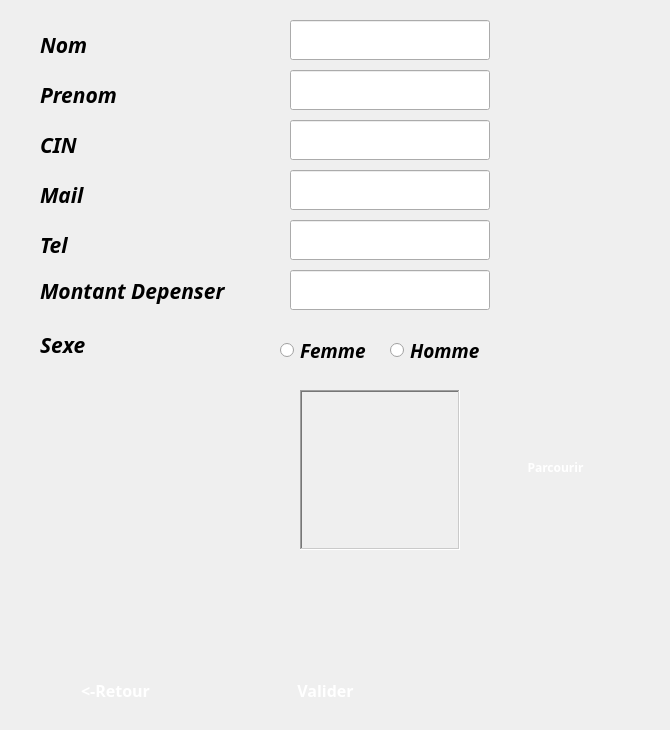
    <widget class="QWidget" name="page_ajout">
     <widget class="QLabel" name="label">
      <property name="geometry">
       <rect>
        <x>40</x>
        <y>30</y>
        <width>240</width>
        <height>30</height>
       </rect>
      </property>
      <property name="font">
       <font>
        <family>Playfair Display ExtraBold</family>
        <pointsize>16</pointsize>
        <weight>75</weight>
        <italic>true</italic>
        <bold>true</bold>
       </font>
      </property>
      <property name="text">
       <string>Nom</string>
      </property>
     </widget>
     <widget class="QLabel" name="label_2">
      <property name="geometry">
       <rect>
        <x>40</x>
        <y>80</y>
        <width>240</width>
        <height>30</height>
       </rect>
      </property>
      <property name="font">
       <font>
        <family>Playfair Display ExtraBold</family>
        <pointsize>16</pointsize>
        <weight>75</weight>
        <italic>true</italic>
        <bold>true</bold>
       </font>
      </property>
      <property name="text">
       <string>Prenom</string>
      </property>
     </widget>
     <widget class="QLabel" name="label_3">
      <property name="geometry">
       <rect>
        <x>40</x>
        <y>130</y>
        <width>240</width>
        <height>30</height>
       </rect>
      </property>
      <property name="font">
       <font>
        <family>Playfair Display ExtraBold</family>
        <pointsize>16</pointsize>
        <weight>75</weight>
        <italic>true</italic>
        <bold>true</bold>
       </font>
      </property>
      <property name="text">
       <string>CIN</string>
      </property>
     </widget>
     <widget class="QLabel" name="label_4">
      <property name="geometry">
       <rect>
        <x>40</x>
        <y>180</y>
        <width>240</width>
        <height>30</height>
       </rect>
      </property>
      <property name="font">
       <font>
        <family>Playfair Display ExtraBold</family>
        <pointsize>16</pointsize>
        <weight>75</weight>
        <italic>true</italic>
        <bold>true</bold>
       </font>
      </property>
      <property name="text">
       <string>Mail</string>
      </property>
     </widget>
     <widget class="QLabel" name="label_5">
      <property name="geometry">
       <rect>
        <x>40</x>
        <y>230</y>
        <width>240</width>
        <height>30</height>
       </rect>
      </property>
      <property name="font">
       <font>
        <family>Playfair Display ExtraBold</family>
        <pointsize>16</pointsize>
        <weight>75</weight>
        <italic>true</italic>
        <bold>true</bold>
       </font>
      </property>
      <property name="text">
       <string>Tel</string>
      </property>
     </widget>
     <widget class="QLabel" name="label_6">
      <property name="geometry">
       <rect>
        <x>40</x>
        <y>270</y>
        <width>240</width>
        <height>41</height>
       </rect>
      </property>
      <property name="font">
       <font>
        <family>Playfair Display ExtraBold</family>
        <pointsize>16</pointsize>
        <weight>75</weight>
        <italic>true</italic>
        <bold>true</bold>
       </font>
      </property>
      <property name="text">
       <string>Montant Depenser</string>
      </property>
     </widget>
     <widget class="QLabel" name="label_7">
      <property name="geometry">
       <rect>
        <x>40</x>
        <y>330</y>
        <width>240</width>
        <height>30</height>
       </rect>
      </property>
      <property name="font">
       <font>
        <family>Playfair Display ExtraBold</family>
        <pointsize>16</pointsize>
        <weight>75</weight>
        <italic>true</italic>
        <bold>true</bold>
       </font>
      </property>
      <property name="text">
       <string>Sexe</string>
      </property>
     </widget>
     <widget class="QLineEdit" name="LEnom">
      <property name="geometry">
       <rect>
        <x>290</x>
        <y>20</y>
        <width>200</width>
        <height>40</height>
       </rect>
      </property>
      <property name="font">
       <font>
        <family>Segoe UI</family>
        <pointsize>14</pointsize>
        <weight>50</weight>
        <bold>false</bold>
       </font>
      </property>
     </widget>
     <widget class="QLineEdit" name="LEprenom">
      <property name="geometry">
       <rect>
        <x>290</x>
        <y>70</y>
        <width>200</width>
        <height>40</height>
       </rect>
      </property>
      <property name="font">
       <font>
        <family>Segoe UI</family>
        <pointsize>14</pointsize>
        <weight>50</weight>
        <bold>false</bold>
       </font>
      </property>
     </widget>
     <widget class="QLineEdit" name="LEcin">
      <property name="geometry">
       <rect>
        <x>290</x>
        <y>120</y>
        <width>200</width>
        <height>40</height>
       </rect>
      </property>
      <property name="font">
       <font>
        <family>Segoe UI</family>
        <pointsize>14</pointsize>
        <weight>50</weight>
        <bold>false</bold>
       </font>
      </property>
     </widget>
     <widget class="QLineEdit" name="LEmail">
      <property name="geometry">
       <rect>
        <x>290</x>
        <y>170</y>
        <width>200</width>
        <height>40</height>
       </rect>
      </property>
      <property name="font">
       <font>
        <family>Segoe UI</family>
        <pointsize>14</pointsize>
        <weight>50</weight>
        <bold>false</bold>
       </font>
      </property>
     </widget>
     <widget class="QLineEdit" name="LEtel">
      <property name="geometry">
       <rect>
        <x>290</x>
        <y>220</y>
        <width>200</width>
        <height>40</height>
       </rect>
      </property>
      <property name="font">
       <font>
        <family>Segoe UI</family>
        <pointsize>14</pointsize>
        <weight>50</weight>
        <bold>false</bold>
       </font>
      </property>
     </widget>
     <widget class="QLineEdit" name="LEmontantd">
      <property name="geometry">
       <rect>
        <x>290</x>
        <y>270</y>
        <width>200</width>
        <height>40</height>
       </rect>
      </property>
      <property name="font">
       <font>
        <family>Segoe UI</family>
        <pointsize>14</pointsize>
        <weight>50</weight>
        <bold>false</bold>
       </font>
      </property>
     </widget>
     <widget class="QPushButton" name="pushButton_3">
      <property name="geometry">
       <rect>
        <x>230</x>
        <y>670</y>
        <width>191</width>
        <height>41</height>
       </rect>
      </property>
      <property name="font">
       <font>
        <family>Playfair Display ExtraBold</family>
        <pointsize>12</pointsize>
        <weight>75</weight>
        <italic>false</italic>
        <bold>true</bold>
       </font>
      </property>
      <property name="styleSheet">
       <string notr="true">QPushButton {
            color: white;
            border-image: url(:/img/bouton.png) 3 10 3 10;

            border-top: 3px transparent;
            border-bottom: 3px transparent;
            border-right: 10px transparent;
            border-left: 10px transparent;
        }</string>
      </property>
      <property name="text">
       <string>Valider</string>
      </property>
     </widget>
     <widget class="QPushButton" name="retour_1">
      <property name="geometry">
       <rect>
        <x>20</x>
        <y>670</y>
        <width>191</width>
        <height>41</height>
       </rect>
      </property>
      <property name="font">
       <font>
        <family>Playfair Display ExtraBold</family>
        <pointsize>12</pointsize>
        <weight>75</weight>
        <italic>false</italic>
        <bold>true</bold>
       </font>
      </property>
      <property name="styleSheet">
       <string notr="true">QPushButton {
            color: white;
            border-image: url(:/img/bouton.png) 3 10 3 10;

            border-top: 3px transparent;
            border-bottom: 3px transparent;
            border-right: 10px transparent;
            border-left: 10px transparent;
        }</string>
      </property>
      <property name="text">
       <string>&lt;-Retour</string>
      </property>
     </widget>
     <widget class="QRadioButton" name="RBfemme">
      <property name="geometry">
       <rect>
        <x>280</x>
        <y>330</y>
        <width>150</width>
        <height>40</height>
       </rect>
      </property>
      <property name="font">
       <font>
        <family>Playfair Display ExtraBold</family>
        <pointsize>14</pointsize>
        <weight>75</weight>
        <italic>true</italic>
        <bold>true</bold>
       </font>
      </property>
      <property name="text">
       <string>Femme</string>
      </property>
     </widget>
     <widget class="QRadioButton" name="RBhomme">
      <property name="geometry">
       <rect>
        <x>390</x>
        <y>330</y>
        <width>150</width>
        <height>40</height>
       </rect>
      </property>
      <property name="font">
       <font>
        <family>Playfair Display ExtraBold</family>
        <pointsize>14</pointsize>
        <weight>75</weight>
        <italic>true</italic>
        <bold>true</bold>
       </font>
      </property>
      <property name="text">
       <string>Homme</string>
      </property>
     </widget>
     <widget class="QLabel" name="bg1">
      <property name="geometry">
       <rect>
        <x>490</x>
        <y>620</y>
        <width>171</width>
        <height>101</height>
       </rect>
      </property>
      <property name="text">
       <string/>
      </property>
      <property name="pixmap">
       <pixmap resource="image/img.qrc">:/img/hk2.png</pixmap>
      </property>
      <property name="scaledContents">
       <bool>true</bool>
      </property>
     </widget>
     <widget class="QPushButton" name="PBinsererPhoto">
      <property name="geometry">
       <rect>
        <x>490</x>
        <y>447</y>
        <width>131</width>
        <height>41</height>
       </rect>
      </property>
      <property name="font">
       <font>
        <family>Playfair Display ExtraBold</family>
        <weight>75</weight>
        <bold>true</bold>
       </font>
      </property>
      <property name="styleSheet">
       <string notr="true">QPushButton {
            color: white;
            border-image: url(:/img/bouton.png) 3 10 3 10;

            border-top: 3px transparent;
            border-bottom: 3px transparent;
            border-right: 10px transparent;
            border-left: 10px transparent;
        }</string>
      </property>
      <property name="text">
       <string>Parcourir</string>
      </property>
     </widget>
     <widget class="QLabel" name="label_photo">
      <property name="geometry">
       <rect>
        <x>300</x>
        <y>390</y>
        <width>160</width>
        <height>160</height>
       </rect>
      </property>
      <property name="frameShape">
       <enum>QFrame::WinPanel</enum>
      </property>
      <property name="frameShadow">
       <enum>QFrame::Sunken</enum>
      </property>
      <property name="text">
       <string/>
      </property>
      <property name="textFormat">
       <enum>Qt::PlainText</enum>
      </property>
      <property name="scaledContents">
       <bool>true</bool>
      </property>
     </widget>
    </widget>
